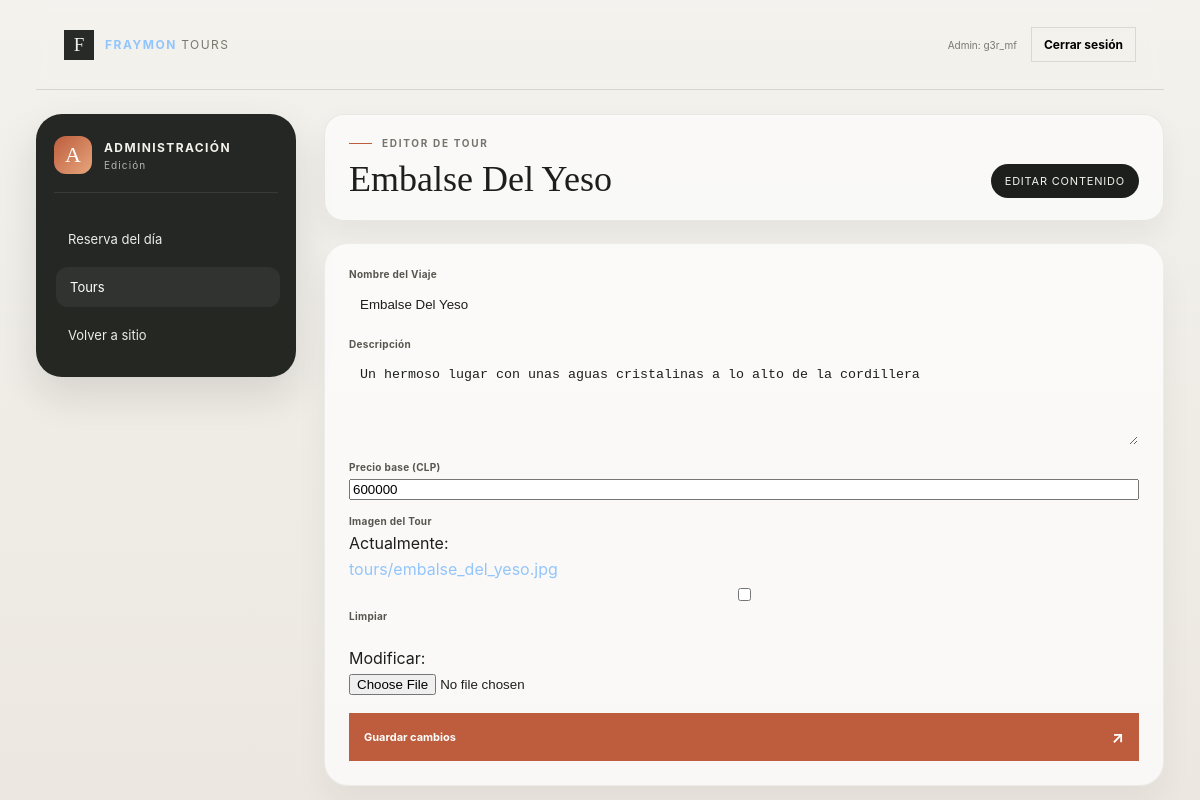
Screenshot of /admin-panel/tours/1/editar/ (signed in) with the database file from the repository.
### Tours/models.py (models this page shows, shortened)
class Viajes(models.Model):
    codigo = models.BigAutoField(primary_key=True)
    nombre = models.CharField(max_length=100, verbose_name='Nombre del Viaje')
    descripcion = models.TextField(blank=True, null=True, verbose_name='Descripción')
    imagen = models.ImageField(upload_to='tours/', blank=True, null=True, verbose_name='Imagen del Tour')
    precio = models.PositiveIntegerField(default=0, verbose_name='Precio base (CLP)')
    creado = models.DateTimeField(default=timezone.now)
    class Meta:
        db_table = 'Viajes'
        verbose_name = 'Viaje'
        verbose_name_plural = 'Tours'

### Tours/views.py (the view)
# urls.py: path('admin-panel/tours/<int:tour_id>/editar/', views.admin_editar_tour, name='admin_editar_tour'),
@login_required
def admin_editar_tour(request, tour_id):
    profile = _get_profile_or_default(request.user)
    if profile.rol != 'admin':
        return redirect('landing')
    tour = Viajes.objects.get(pk=tour_id)
    if request.method == 'POST':
        form = TourAdminForm(request.POST, request.FILES, instance=tour)
        if form.is_valid():
            form.save()
            messages.success(request, f'Tour {tour.nombre} actualizado correctamente.')
            return redirect('admin_tours')
    else:
        form = TourAdminForm(instance=tour)
    return render(request, 'Tours/admin_editar_tour.html', {
        'form': form,
        'tour': tour,
        'usuario': request.user,
    })

### Tours/forms.py
class TourAdminForm(forms.ModelForm):
    class Meta:
        model = Viajes
        fields = ['nombre', 'descripcion', 'precio', 'imagen']
        widgets = {
            'descripcion': forms.Textarea(attrs={'rows': 4}),
            'precio': forms.NumberInput(attrs={'min': 0, 'step': 1000}),
        }
    def __init__(self, *args, **kwargs):
        super().__init__(*args, **kwargs)
        for field in self.fields.values():
            field.widget.attrs['class'] = 'journey-input'

### Tours/views.py (called while the page is built)
def _get_profile_or_default(user):
    try:
        return user.profile
    except UserProfile.DoesNotExist:
        profile, _ = UserProfile.objects.get_or_create(
            user=user,
            defaults={'rol': 'cliente'},
        )
        return profile

### templates/Tours/admin_editar_tour.html (shortened to what this page needs)
{% load static %}
<!DOCTYPE html>
<html lang="es">
<head>
    <link rel="stylesheet" href="{% static 'Tours/style.css' %}">
</head>
<body class="employee-dashboard-page">
    <header class="employee-header">
        <a class="landing-brand" href="{% url 'landing' %}"><span class="landing-brand-mark" aria-hidden="true">F</span><span>FRAYMON <span class="landing-brand-light">TOURS</span></span></a>
        <div class="landing-account">
            <span class="landing-user">Admin: {{ usuario.username }}</span>
            <form action="{% url 'logout' %}" method="post">
                <button class="landing-login landing-logout" type="submit">Cerrar sesión</button>
            </form>
        </div>
    </header>
    <main class="dashboard-shell">
        <aside class="dashboard-sidebar">
            <div class="dashboard-brand-wrap">
                <div class="dashboard-brand-mark">A</div>
                <div>
                    <div class="dashboard-brand">Administración</div>
                    <small>Edición</small>
                </div>
            </div>
            <nav class="dashboard-nav">
                <a href="{% url 'admin_dashboard' %}">Reserva del día</a>
                <a class="active" href="{% url 'admin_tours' %}">Tours</a>
                <a href="{% url 'landing' %}">Volver a sitio</a>
            </nav>
        </aside>
        <section class="dashboard-content">
            <div class="dashboard-topbar">
                <div>
                    <div class="landing-eyebrow"><span></span> Editor de tour</div>
                    <h1>{{ tour.nombre }}</h1>
                </div>
                <div class="topbar-pill">Editar contenido</div>
            </div>
            <div class="panel-block">
                <form method="post" enctype="multipart/form-data" class="journey-form">
                    {% for field in form %}
                        <div class="journey-field">
                            <label for="{{ field.id_for_label }}">{{ field.label }}</label>
                            {{ field }}
                        </div>
                    {% endfor %}
                    <button class="journey-submit" type="submit">Guardar cambios <span aria-hidden="true">↗</span></button>
                </form>
            </div>
        </section>
    </main>
</body>
</html>

### rows the page displays
Viajes: nombre "Embalse Del Yeso", form "Embalse Del Yeso" "Un hermoso lugar con unas aguas cristalinas a lo alto de la cordillera" "600000"

### other values shown
{{ usuario.username }} "g3r_mf"
{{ field.label }} "Nombre del Viaje" "Descripción" "Precio base (CLP)" "Imagen del Tour"
